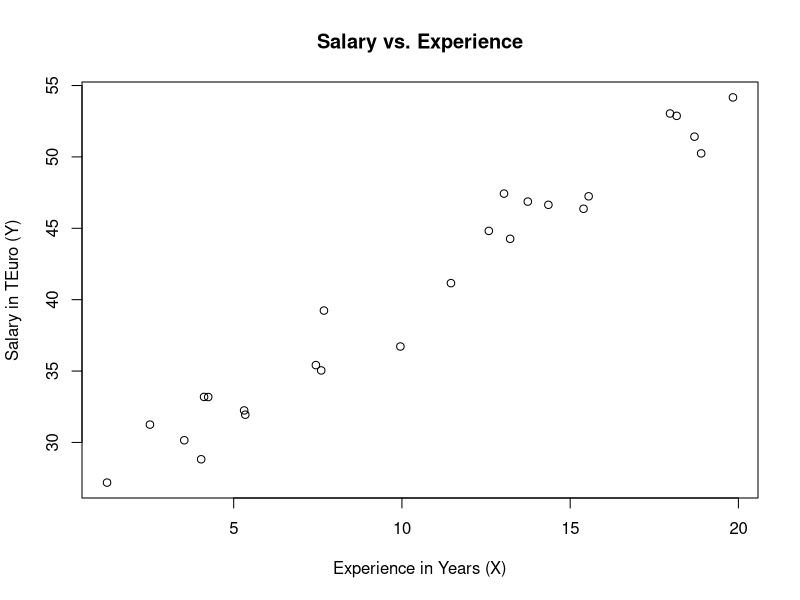
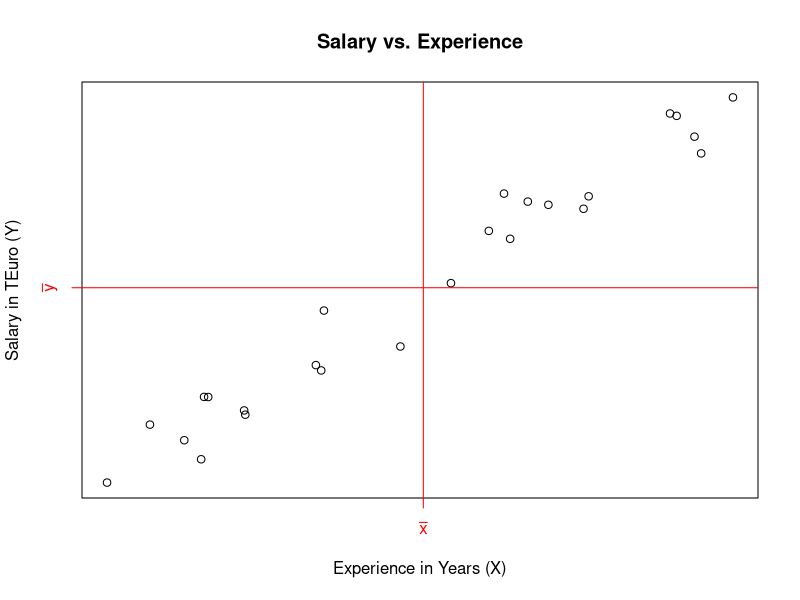
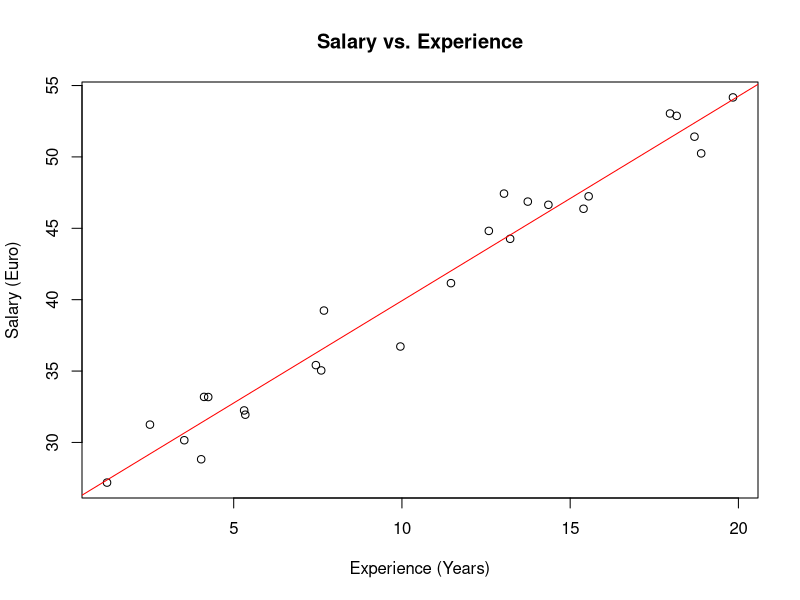
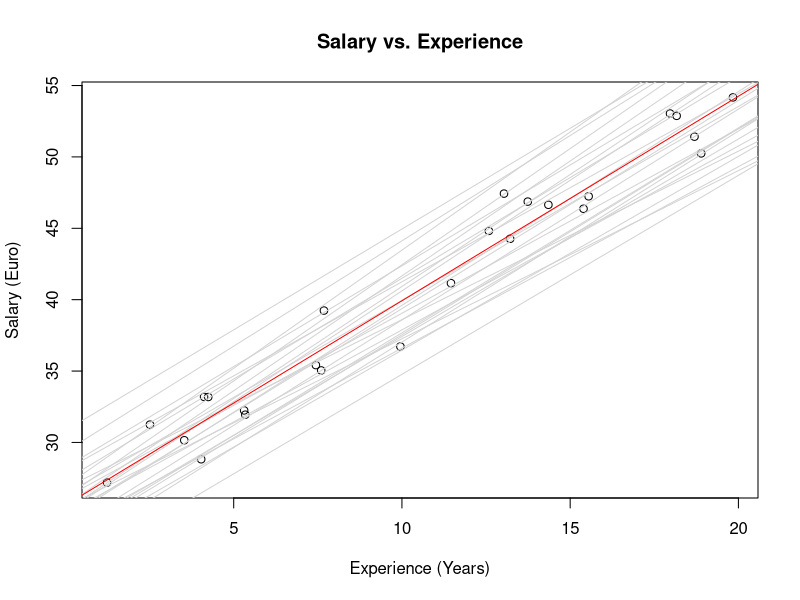
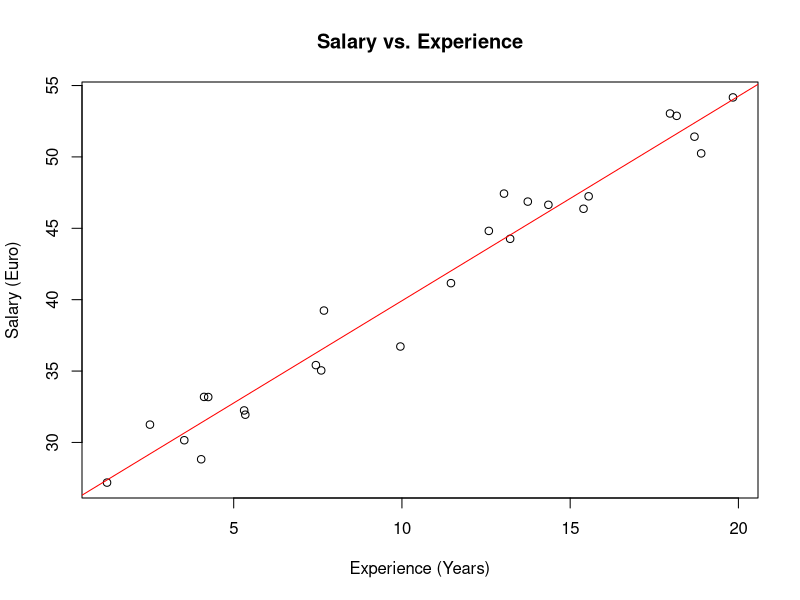
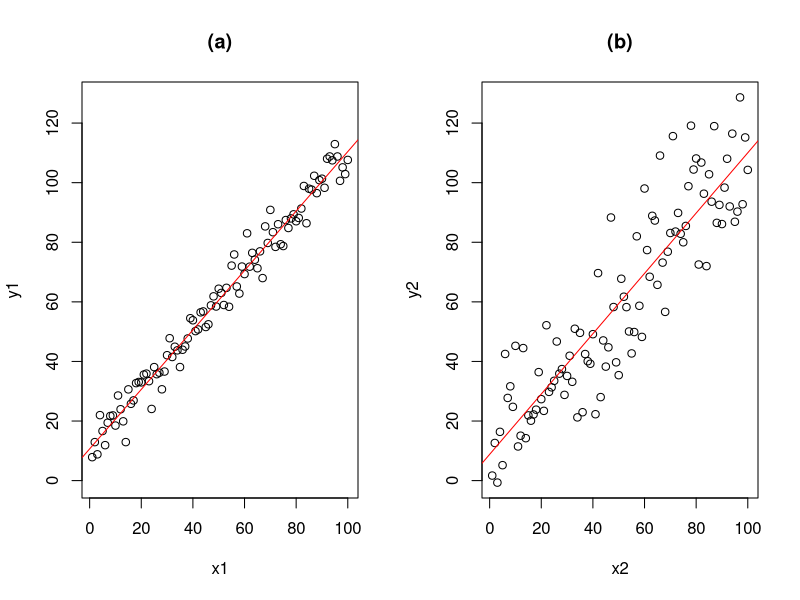

These figures' R source, in order:
## ---- chunk 1
library(knitr)
library(fGarch)
knitr::opts_chunk$set(echo = TRUE, cache=TRUE, size="scriptsize", 
                      fig.align = "center")
def.chunk.hook  <- knitr::knit_hooks$get("chunk")
knitr::knit_hooks$set(chunk = function(x, options) {
  x <- def.chunk.hook(x, options)
  ifelse(options$size != "normalsize", paste0("\n \\", options$size,"\n\n", x, "\n\n \\normalsize"), x)
})
library(vcd)
library(tidyverse)
## ---- chunk 2
set.seed(1)
x <- runif(25,0,20) # Experience
y <- 25 + 1.5 * x + rnorm(length(x), sd=2.5)
cbind(x,y)
## ---- chunk 3

plot(x, y, xlab="Experience in Years (X)", ylab="Salary in TEuro (Y)",
     main="Salary vs. Experience")
## ---- chunk 4
set.seed(1)
experience <- runif(25,0,20) # Experience
salary <- 25 + 1.5* experience + rnorm(length(experience), sd=2.5)
plot(experience, salary, xlab="Experience in Years (X)", ylab="Salary in TEuro (Y)",
     main="Salary vs. Experience", xaxt="n", yaxt="n")
abline(h = mean(salary), col="red")
abline(v = mean(experience), col="red")
axis(1,at=mean(experience), labels=expression(bar(x)), col="red", col.axis="red")
axis(2,at=mean(salary), labels=expression(bar(y)), col="red", col.axis="red")
## ---- chunk 5
quandrant <- c("1 (top right)","2 (top left)","3 (bottom left)", "4 (bottom right)")
df <- data.frame(quandrant, x="", y="", z="")
cnames <- c("Quadrant","$y_i - \\bar{y}$","$x_i - \\bar{x}$","$(y_i - \\bar{y})(x_i - \\bar{x})$")
knitr::kable(df, booktabs=T, col.names = cnames, align = c("l","c","c","c"))
## ---- chunk 6
cov(y, x)
cor(y, x)
## ---- chunk 7
plot(experience, salary, xlab="Experience (Years)", ylab="Salary (Euro)",
     main="Salary vs. Experience")
mod <- lm(salary ~ 1 + experience)
abline(mod, col="red")
## ---- chunk 8
coef <- coefficients(mod)
coef_sd <- summary(mod)$coefficients[,2]
n <- 25
b0 <- rnorm(n, mean = coef[1], sd=3*coef_sd[1])
b1 <- rnorm(n, mean = coef[2], sd=3*coef_sd[2])
plot(experience, salary, xlab="Experience (Years)", ylab="Salary (Euro)",
     main="Salary vs. Experience")
invisible(mapply(FUN = function(a,b){abline(a=a, b=b, col="lightgrey")}, 
                 a=b0, b=b1))
abline(mod, col="red")
## ---- chunk 9
plot(experience, salary, xlab="Experience (Years)", ylab="Salary (Euro)",
     main="Salary vs. Experience")
mod <- lm(salary ~ 1 + experience)
abline(mod, col="red")
## ---- chunk 10
summary(x) # Experience in Years
summary(y) # Salary in Euro
cor(y,x)  
lm(y ~ 1 + x)
## ---- chunk 11
summary(lm(y ~ 1 + x))
## ---- chunk 12
set.seed(1)
b0 <- 10
b1 <- 1
n <- 100
x1 <- x2 <- 1:n
y1 <- b0 + x1 * b1 +  rnorm(n, sd=5)
y2 <- b0 + x2 * b1 +  rnorm(n, sd=15)
mod1 <- lm(y1~1+x1)
mod2 <- lm(y2~1+x2)
ylim <- range(c(y1,y2))
par(mfrow=c(1,2))
plot(x1,y1, ylim=ylim, main="(a)")
abline(mod1, col="red")
plot(x2,y2,ylim=ylim, main="(b)")
abline(mod2, col="red")
## ---- chunk 13
summary(lm(y ~ 1 + x))
